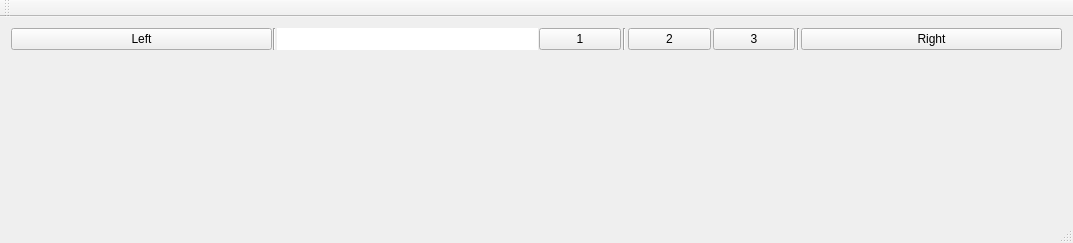
<?xml version="1.0" encoding="UTF-8"?>
<ui version="4.0">
 <class>TranslucentWidgetExOneClass</class>
 <widget class="QMainWindow" name="TranslucentWidgetExOneClass">
  <property name="geometry">
   <rect>
    <x>0</x>
    <y>0</y>
    <width>1073</width>
    <height>243</height>
   </rect>
  </property>
  <property name="windowTitle">
   <string>TranslucentWidgetExOne</string>
  </property>
  <widget class="QWidget" name="centralWidget">
   <layout class="QVBoxLayout" name="verticalLayout">
    <item>
     <widget class="QWidget" name="widget" native="true">
      <layout class="QHBoxLayout" name="horizontalLayout">
       <property name="spacing">
        <number>1</number>
       </property>
       <property name="leftMargin">
        <number>0</number>
       </property>
       <property name="topMargin">
        <number>0</number>
       </property>
       <property name="rightMargin">
        <number>0</number>
       </property>
       <property name="bottomMargin">
        <number>0</number>
       </property>
       <item>
        <widget class="QPushButton" name="pushButton">
         <property name="text">
          <string>Left</string>
         </property>
        </widget>
       </item>
       <item>
        <widget class="Line" name="line">
         <property name="orientation">
          <enum>Qt::Vertical</enum>
         </property>
        </widget>
       </item>
       <item>
        <widget class="QWidget" name="widget_3" native="true">
         <property name="minimumSize">
          <size>
           <width>100</width>
           <height>0</height>
          </size>
         </property>
         <property name="styleSheet">
          <string notr="true">background-color: rgb(255, 255, 255);</string>
         </property>
        </widget>
       </item>
       <item>
        <widget class="QWidget" name="widget_2" native="true">
         <layout class="QHBoxLayout" name="horizontalLayout_2">
          <property name="spacing">
           <number>2</number>
          </property>
          <property name="leftMargin">
           <number>0</number>
          </property>
          <property name="topMargin">
           <number>0</number>
          </property>
          <property name="rightMargin">
           <number>0</number>
          </property>
          <property name="bottomMargin">
           <number>0</number>
          </property>
          <item>
           <widget class="QPushButton" name="pushButton_3">
            <property name="text">
             <string>1</string>
            </property>
           </widget>
          </item>
          <item>
           <widget class="Line" name="line_3">
            <property name="orientation">
             <enum>Qt::Vertical</enum>
            </property>
           </widget>
          </item>
          <item>
           <widget class="QPushButton" name="pushButton_4">
            <property name="text">
             <string>2</string>
            </property>
           </widget>
          </item>
          <item>
           <widget class="QPushButton" name="pushButton_5">
            <property name="text">
             <string>3</string>
            </property>
           </widget>
          </item>
          <item>
           <widget class="Line" name="line_2">
            <property name="orientation">
             <enum>Qt::Vertical</enum>
            </property>
           </widget>
          </item>
         </layout>
        </widget>
       </item>
       <item>
        <widget class="QPushButton" name="pushButton_2">
         <property name="text">
          <string>Right</string>
         </property>
        </widget>
       </item>
      </layout>
     </widget>
    </item>
    <item>
     <spacer name="verticalSpacer">
      <property name="orientation">
       <enum>Qt::Vertical</enum>
      </property>
      <property name="sizeHint" stdset="0">
       <size>
        <width>20</width>
        <height>118</height>
       </size>
      </property>
     </spacer>
    </item>
   </layout>
  </widget>
  <widget class="QMenuBar" name="menuBar">
   <property name="geometry">
    <rect>
     <x>0</x>
     <y>0</y>
     <width>1073</width>
     <height>26</height>
    </rect>
   </property>
  </widget>
  <widget class="QToolBar" name="mainToolBar">
   <attribute name="toolBarArea">
    <enum>TopToolBarArea</enum>
   </attribute>
   <attribute name="toolBarBreak">
    <bool>false</bool>
   </attribute>
  </widget>
  <widget class="QStatusBar" name="statusBar"/>
 </widget>
 <layoutdefault spacing="6" margin="11"/>
 <resources>
  <include location="TranslucentWidgetExOne.qrc"/>
 </resources>
 <connections/>
</ui>
